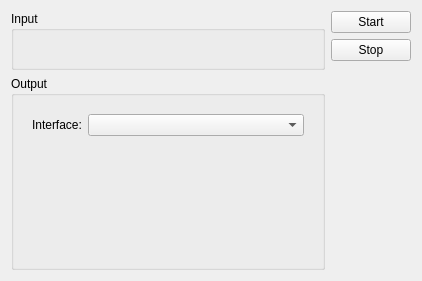
<?xml version="1.0" encoding="UTF-8"?>
<ui version="4.0">
 <class>PlaybackView</class>
 <widget class="QWidget" name="PlaybackView">
  <property name="geometry">
   <rect>
    <x>0</x>
    <y>0</y>
    <width>422</width>
    <height>281</height>
   </rect>
  </property>
  <property name="windowTitle">
   <string>Form</string>
  </property>
  <layout class="QGridLayout" name="gridLayout">
   <item row="0" column="0">
    <layout class="QHBoxLayout" name="horizontalLayout_2">
     <item>
      <layout class="QVBoxLayout" name="verticalLayout_2">
       <item>
        <widget class="QGroupBox" name="groupBoxFile">
         <property name="title">
          <string>Input</string>
         </property>
         <layout class="QGridLayout" name="gridLayout_4">
          <item row="0" column="0">
           <widget class="PlaybackFileView" name="widgetPlaybackFile" native="true">
            <layout class="QGridLayout" name="gridLayout_5"/>
           </widget>
          </item>
         </layout>
        </widget>
       </item>
       <item>
        <widget class="QGroupBox" name="groupBoxDevice">
         <property name="title">
          <string>Output</string>
         </property>
         <layout class="QGridLayout" name="gridLayout_3">
          <item row="0" column="0">
           <widget class="QWidget" name="widgetSerialDevice" native="true">
            <layout class="QGridLayout" name="gridLayout_6">
             <item row="0" column="0">
              <layout class="QHBoxLayout" name="horizontalLayout">
               <item>
                <widget class="QLabel" name="label">
                 <property name="text">
                  <string>Interface:</string>
                 </property>
                </widget>
               </item>
               <item>
                <widget class="QComboBox" name="comboBoxInterface">
                 <property name="sizePolicy">
                  <sizepolicy hsizetype="Expanding" vsizetype="Fixed">
                   <horstretch>0</horstretch>
                   <verstretch>0</verstretch>
                  </sizepolicy>
                 </property>
                </widget>
               </item>
              </layout>
             </item>
             <item row="1" column="0">
              <layout class="QGridLayout" name="gridLayoutOutput">
               <item row="0" column="0">
                <widget class="QWidget" name="widget" native="true"/>
               </item>
              </layout>
             </item>
             <item row="2" column="0">
              <spacer name="verticalSpacer_2">
               <property name="orientation">
                <enum>Qt::Vertical</enum>
               </property>
               <property name="sizeHint" stdset="0">
                <size>
                 <width>20</width>
                 <height>78</height>
                </size>
               </property>
              </spacer>
             </item>
            </layout>
           </widget>
          </item>
         </layout>
        </widget>
       </item>
      </layout>
     </item>
    </layout>
   </item>
   <item row="0" column="1">
    <layout class="QVBoxLayout" name="verticalLayout_3">
     <item>
      <widget class="QPushButton" name="pushButtonStartPlayback">
       <property name="text">
        <string>Start</string>
       </property>
      </widget>
     </item>
     <item>
      <widget class="QPushButton" name="pushButtonStopPlayback">
       <property name="text">
        <string>Stop</string>
       </property>
      </widget>
     </item>
     <item>
      <spacer name="verticalSpacer">
       <property name="orientation">
        <enum>Qt::Vertical</enum>
       </property>
       <property name="sizeHint" stdset="0">
        <size>
         <width>20</width>
         <height>40</height>
        </size>
       </property>
      </spacer>
     </item>
    </layout>
   </item>
  </layout>
 </widget>
 <customwidgets>
  <customwidget>
   <class>PlaybackFileView</class>
   <extends>QWidget</extends>
   <header>gui/PlaybackFileView.hpp</header>
   <container>1</container>
  </customwidget>
 </customwidgets>
 <resources/>
 <connections>
  <connection>
   <sender>pushButtonStartPlayback</sender>
   <signal>clicked()</signal>
   <receiver>PlaybackView</receiver>
   <slot>startPlayback()</slot>
   <hints>
    <hint type="sourcelabel">
     <x>320</x>
     <y>20</y>
    </hint>
    <hint type="destinationlabel">
     <x>215</x>
     <y>144</y>
    </hint>
   </hints>
  </connection>
  <connection>
   <sender>pushButtonStopPlayback</sender>
   <signal>clicked()</signal>
   <receiver>PlaybackView</receiver>
   <slot>stopPlayback()</slot>
   <hints>
    <hint type="sourcelabel">
     <x>320</x>
     <y>50</y>
    </hint>
    <hint type="destinationlabel">
     <x>215</x>
     <y>144</y>
    </hint>
   </hints>
  </connection>
  <connection>
   <sender>comboBoxInterface</sender>
   <signal>currentIndexChanged(int)</signal>
   <receiver>PlaybackView</receiver>
   <slot>changeInterface(int)</slot>
   <hints>
    <hint type="sourcelabel">
     <x>198</x>
     <y>130</y>
    </hint>
    <hint type="destinationlabel">
     <x>210</x>
     <y>140</y>
    </hint>
   </hints>
  </connection>
 </connections>
 <slots>
  <slot>startPlayback()</slot>
  <slot>stopPlayback()</slot>
  <slot>changeInterface(int)</slot>
 </slots>
</ui>
